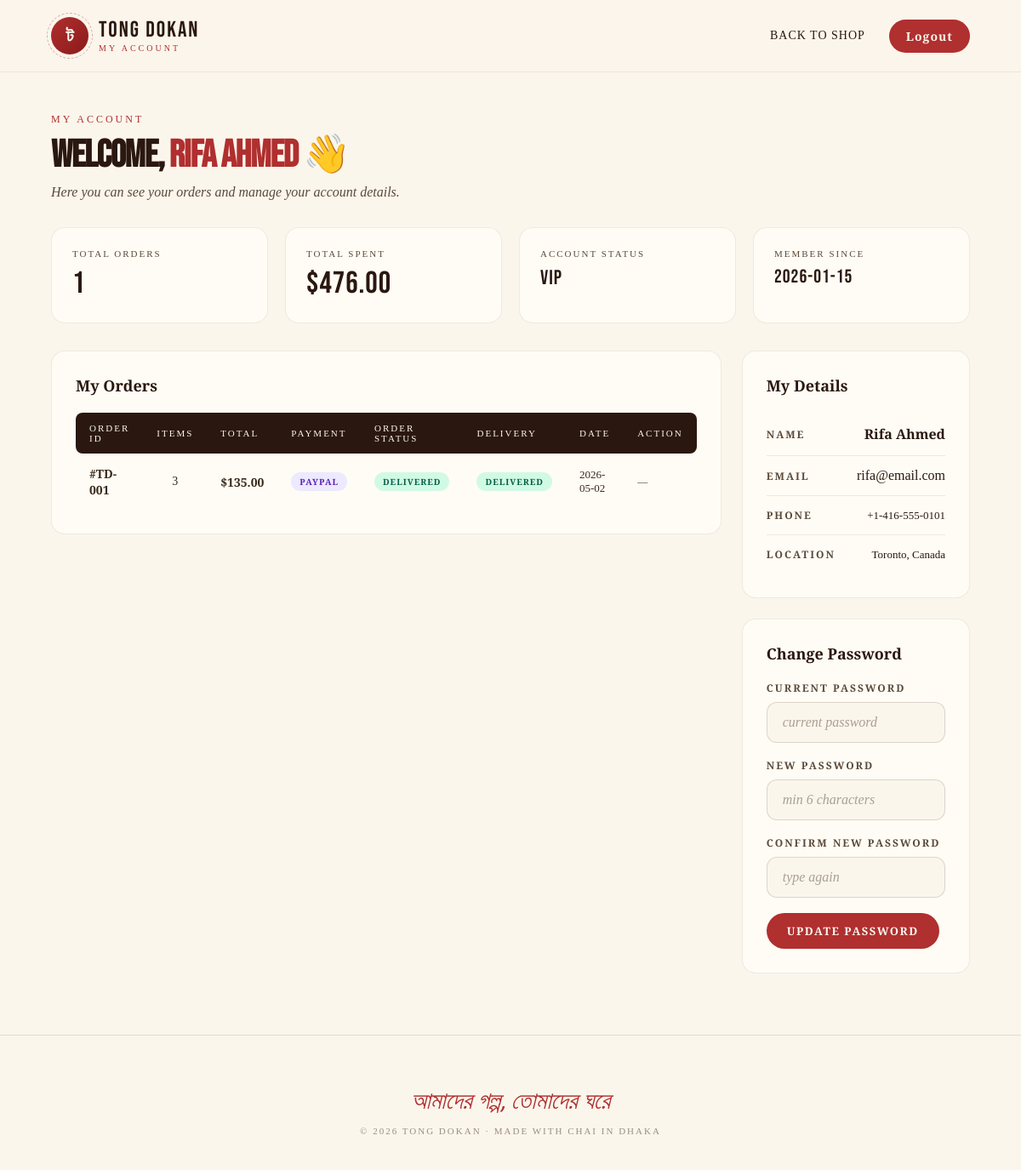
Page /customer_dashboard.php (signed in) on the committed database.
### tables this page shows
CREATE TABLE customers (
    customer_id INT AUTO_INCREMENT PRIMARY KEY,
    full_name VARCHAR(100) NOT NULL,
    email VARCHAR(100) UNIQUE NOT NULL,
    password VARCHAR(100) NOT NULL,
    phone VARCHAR(30),
    location VARCHAR(100),
    total_orders INT DEFAULT 0,
    total_spent DECIMAL(10,2) DEFAULT 0,
    status VARCHAR(20) DEFAULT 'active',
    joined_date DATE
);

CREATE TABLE payments (
    payment_id INT AUTO_INCREMENT PRIMARY KEY,
    order_id INT,
    amount DECIMAL(10,2) NOT NULL,
    method VARCHAR(40),
    status VARCHAR(20) DEFAULT 'pending',
    delivery_status VARCHAR(40),
    payment_date DATE,
    FOREIGN KEY (order_id) REFERENCES orders(order_id)
);

CREATE TABLE orders (
    order_id INT AUTO_INCREMENT PRIMARY KEY,
    customer_id INT,
    item_count INT NOT NULL,
    total_amount DECIMAL(10,2) NOT NULL,
    shipping_address VARCHAR(200),
    status VARCHAR(20) DEFAULT 'pending',
    order_date DATE,
    FOREIGN KEY (customer_id) REFERENCES customers(customer_id)
);

### customer_dashboard.php (the view, shortened to what this page needs)
<?php
require_once 'db_connect.php';
$customer_id = $_SESSION["customer_id"];
$stmt = $conn->prepare("SELECT * FROM customers WHERE customer_id = ?");
$stmt->bind_param("i", $customer_id);
$stmt->execute();
$customer = $stmt->get_result()->fetch_assoc();
$orders_query = $conn->prepare("
    SELECT o.order_id, o.item_count, o.total_amount, o.shipping_address, o.status, o.order_date,
           p.method AS payment_method, p.delivery_status
    FROM orders o
    LEFT JOIN payments p ON o.order_id = p.order_id
    WHERE o.customer_id = ?
    ORDER BY o.order_date DESC, o.order_id DESC
");
$orders_query->bind_param("i", $customer_id);
$orders_query->execute();
$orders = $orders_query->get_result()->fetch_all(MYSQLI_ASSOC);
?>
<!DOCTYPE html>
<html lang="en">
<head>
<link rel="stylesheet" href="styles.css?v=<?= filemtime(__DIR__ . '/styles.css') ?>" />
</head>
<body>
<nav class="storefront-nav">
    <div class="nav-inner">
        <div class="nav-brand">
            <div class="logo-circle">
                <span class="logo-bangla">ট</span>
                <div class="logo-dash"></div>
            </div>
            <div>
                <div class="nav-title">TONG DOKAN</div>
                <div class="nav-sub">My Account</div>
            </div>
        </div>
        <div class="nav-links">
            <a href="index.php#shop" class="nav-link">Back to Shop</a>
            <a href="customer_logout.php" class="login-btn">Logout</a>
        </div>
    </div>
</nav>
<div style="max-width:1200px; margin:0 auto; padding:48px 5%;">
    <div class="dash-header">
        <div class="dash-eyebrow">My Account</div>
        <h1 class="dash-title">Welcome, <span class="accent-red"><?= htmlspecialchars($customer["full_name"]) ?></span> 👋</h1>
        <p class="dash-sub">Here you can see your orders and manage your account details.</p>
    </div>
    <div class="stat-grid" style="margin-bottom:32px;">
        <div class="stat-card">
            <div class="stat-label">Total Orders</div>
            <div class="stat-value accent-red"><?= count($orders) ?></div>
        </div>
        <div class="stat-card">
            <div class="stat-label">Total Spent</div>
            <div class="stat-value">$<?= number_format($customer["total_spent"], 2) ?></div>
        </div>
        <div class="stat-card">
            <div class="stat-label">Account Status</div>
            <div class="stat-value" style="font-size:24px; text-transform:capitalize;"><?= htmlspecialchars($customer["status"]) ?></div>
        </div>
        <div class="stat-card">
            <div class="stat-label">Member Since</div>
            <div class="stat-value" style="font-size:22px;"><?= htmlspecialchars($customer["joined_date"]) ?></div>
        </div>
    </div>
    <div class="profile-grid">
        <div>
            <div class="dash-section" style="margin-bottom:24px;">
                <h2 class="section-title">My Orders</h2>
                <?php if (empty($orders)): ?>
                    <p class="muted" style="text-align:center; padding:24px;">You have no orders yet. <a href="index.php#shop" style="color:#B02F2F;">Go shopping →</a></p>
                <?php else: ?>
                <div class="table-wrap">
                    <table class="dash-table">
                        <thead>
                            <tr>
                                <th>Order ID</th>
                                <th>Items</th>
                                <th>Total</th>
                                <th>Payment</th>
                                <th>Order Status</th>
                                <th>Delivery</th>
                                <th>Date</th>
                                <th>Action</th>
                            </tr>
                        </thead>
                        <tbody>
                            <?php foreach ($orders as $o):
                                $statusBadge = [
                                    "pending"    => "badge-purple",
                                    "processing" => "badge-blue",
                                    "shipped"    => "badge-yellow",
                                    "delivered"  => "badge-green",
                                    "cancelled"  => "badge-red",
                                ];
                                $delBadge = [
                                    "Delivered"  => "badge-green",
                                    "In Transit" => "badge-blue",
                                    "Shipped"    => "badge-yellow",
                                    "Pending"    => "badge-purple",
                                    "Processing" => "badge-blue",
                                    "Cancelled"  => "badge-red",
                                ];
                                $sb = $statusBadge[$o["status"]] ?? "badge-blue";
                                $db = $delBadge[$o["delivery_status"]] ?? "badge-blue";
                                $can_cancel = in_array($o["status"], ["pending", "processing"]);
                            ?>
                            <tr>
                                <td class="accent-red bold">#TD-<?= str_pad($o["order_id"], 3, "0", STR_PAD_LEFT) ?></td>
                                <td class="center"><?= $o["item_count"] ?></td>
                                <td class="bold">$<?= number_format($o["total_amount"], 2) ?></td>
                                <td><span class="badge badge-purple"><?= htmlspecialchars($o["payment_method"] ?? "—") ?></span></td>
                                <td><span class="badge <?= $sb ?>"><?= $o["status"] ?></span></td>
                                <td><span class="badge <?= $db ?>"><?= htmlspecialchars($o["delivery_status"] ?? "—") ?></span></td>
                                <td class="muted"><?= htmlspecialchars($o["order_date"]) ?></td>
                                <td>
                                    <?php if ($can_cancel): ?>
                                        <form method="POST" onsubmit="return confirm('Cancel this order? This action cannot be undone.');" style="margin:0;">
                                            <input type="hidden" name="action" value="cancel_order" />
                                            <input type="hidden" name="order_id" value="<?= $o["order_id"] ?>" />
                                            <button type="submit" class="link-btn">Cancel</button>
                                        </form>
                                    <?php else: ?>
                                        <span class="muted small">—</span>
                                    <?php endif; ?>
                                </td>
                            </tr>
                            <?php endforeach; ?>
                        </tbody>
                    </table>
                </div>
                <?php endif; ?>
            </div>
        </div>
        <div>
            <div class="dash-section" style="margin-bottom:24px;">
                <h2 class="section-title">My Details</h2>
                <div class="profile-info-row">
                    <span class="profile-label">Name</span>
                    <span class="profile-value bold"><?= htmlspecialchars($customer["full_name"]) ?></span>
                </div>
                <div class="profile-info-row">
                    <span class="profile-label">Email</span>
                    <span class="profile-value"><?= htmlspecialchars($customer["email"]) ?></span>
                </div>
                <div class="profile-info-row">
                    <span class="profile-label">Phone</span>
                    <span class="profile-value muted"><?= htmlspecialchars($customer["phone"] ?: "—") ?></span>
                </div>
                <div class="profile-info-row">
                    <span class="profile-label">Location</span>
                    <span class="profile-value muted"><?= htmlspecialchars($customer["location"] ?: "—") ?></span>
                </div>
            </div>
            <div class="dash-section">
                <h2 class="section-title">Change Password</h2>
                <form method="POST">
                    <div class="form-group">
                        <label>Current Password</label>
                        <input type="password" name="current_password" required placeholder="current password" />
                    </div>
                    <div class="form-group">
                        <label>New Password</label>
                        <input type="password" name="new_password" required minlength="6" placeholder="min 6 characters" />
                    </div>
                    <div class="form-group">
                        <label>Confirm New Password</label>
                        <input type="password" name="confirm_password" required placeholder="type again" />
                    </div>
                    <button type="submit" class="dash-btn">Update Password</button>
                </form>
            </div>
        </div>
        </div>
    </div>
<footer class="site-footer">
    <div class="footer-bangla">আমাদের গল্প, তোমাদের ঘরে</div>
    <div class="footer-tag">© 2026 Tong Dokan · Made with chai in Dhaka</div>
</footer>
</body>
</html>

### rows in the picture
customers: full_name "Rifa Ahmed", total_spent "476.00", status "Vip", joined_date "2026-01-15", email "rifa@email.com", phone "+1-416-555-0101", location "Toronto, Canada"
payments: order.order_id "001", order.item_count "3", order.total_amount "135.00", method "PAYPAL", order.status "DELIVERED", delivery_status "DELIVERED", order.order_date "2026-05-02"

### other values in the picture
count($orders) "1"
